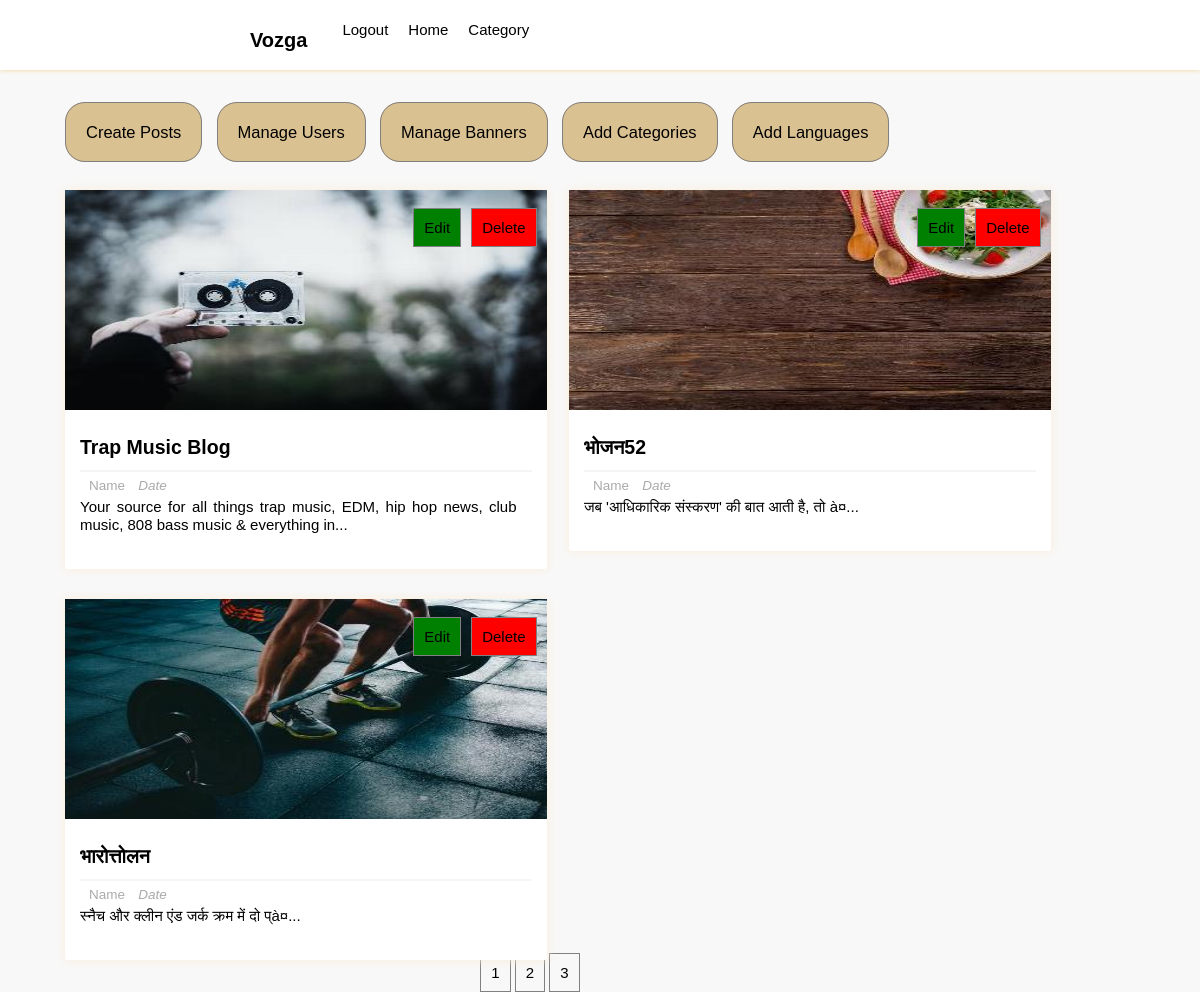
The page /dashboard.php?page=3 on the database its author committed.
### tables this page shows
CREATE TABLE `posts` (
  `p_id` int NOT NULL,
  `dup_id` int NOT NULL,
  `title` varchar(255) NOT NULL,
  `description` text NOT NULL,
  `category` varchar(255) NOT NULL,
  `image` varchar(255) NOT NULL,
  `user_id` int NOT NULL,
  `lang_code` varchar(255) NOT NULL
);

### dashboard.php (the view, shortened to what this page needs)
<?php
    require_once "includes/login_validate.php";
?>
<html lang="en">
<head>
    <link href="includes/style.css" rel="stylesheet" type="text/css" />
</head>
<body>
<div class="header-wrapper">
<header>
            <div class='logo'>
                <h3>Vozga</h3>
            </div>
            <div class="search-form">
                        <div class="icon">
                        </div>
                    </div>
            <ul class='list'>
                <li><a>Category<i class="fas fa-chevron-down" style="color:black; font-size: 14px; font-weight: 600; padding:5px;"></i></a>
                </li>
                <li><a href='homepage'>Home</a></li>
                <li><a href="includes/logout.php">Logout</a></li>
            </ul>
        </header>
</div>
    <div class="manage-posts-admin">
            <div class="admin-manage">
                <ul>
                    <li><a href="createpost">Create Posts</a></li>
                    <li><a href="manageuser">Manage Users</a></li>
                    <li><a href="banner">Manage Banners</a></li>
                    <li><a href="add-category">Add Categories</a></li>
                    <li><a href="add-language">Add Languages</a></li>
                </ul>
            </div>
        <div class="main-content-admin">
                    <?php
                        $results_per_page=4;
                        $sql="SELECT * FROM posts";
                        $result=mysqli_query($con,$sql);
                        $i=0;
                        $num_of_result=mysqli_num_rows($result);
                        $num_of_pages=ceil($num_of_result/$results_per_page);
                        if(!isset($_GET['page'])){
                            $page=1;
                        }else{
                            $page=$_GET['page'];
                        }
                        $start_limit=($page-1)*$results_per_page;
                        $sql="SELECT * FROM posts LIMIT ".$start_limit.','.$results_per_page;
                        $result=mysqli_query($con,$sql);
                        if(mysqli_num_rows($result) > $i){
                            while($row=mysqli_fetch_assoc($result)){
                    ?>
                    <div class="main-post-admin">
                    <?php
                        $output_image="images/resized408x220".$row['image'];
                        $desc=$row['description'];
                        $desc = substr($desc,0,100).'...';
                    ?>
                    <img class="image" src="<?php echo $output_image;?>", alt="post_image">
                    <div class="post-preview-wrapper">
                <a href="single/<?php echo $row['p_id'];?>" class="post-title"><?php echo $row['title'];?></a>
                <div class="post-preview">
                    <span class="author-name"><i class="fas fa-user"></i>Name</span>
                    <span class="post-date"><i class="fas fa-calendar-week">Date</i></span>
                    <p class="desc"><?php echo $desc; ?></p>
                </div>
            </div>
            <div class="btns">
                <ul class="edit-delete-btn">
                    <li>
                        <a href="editpost.php/<?php echo $row['p_id'];?>" class="btn edit-link">Edit</a>
                    </li>
                    <li>
                        <a href="deletepost.php/<?php echo  $row['p_id'];?>" class ="btn delete-link" onclick="return confirm('Are you sure you want to delete this?')">Delete</a>
                    </li>
                </ul>
            </div>
        </div>
                    <?php
                            }
                        }
                        else{
                            ?>
                            <tr>
                                <th colspan="2">No results to display</th>
                            </tr>
                            <?php
                        }
                    ?>
        </div>
        <div class='index-dashboard'><center>
        <?php
        for($page=1;$page<=$num_of_pages;$page++)
        {
            echo '<a href="dashboard.php?page='.$page.'">'.$page.'</a> ';
        }   ?>
</div>
    </div>
</body>
</html>

### rows shown on the page
posts: image (picture), title "Trap Music Blog", description "Your source for all things trap music, EDM, hip hop news, club music, 808 bass music & everything in..."
posts: image (picture), title "भोजन52", description "जब 'आधिकारिक संस्करण' की बात आती है, तो à¤..."
posts: image (picture), title "भारोत्तोलन", description "स्नैच और क्लीन एंड जर्क क्रम में दो प्à¤..."
